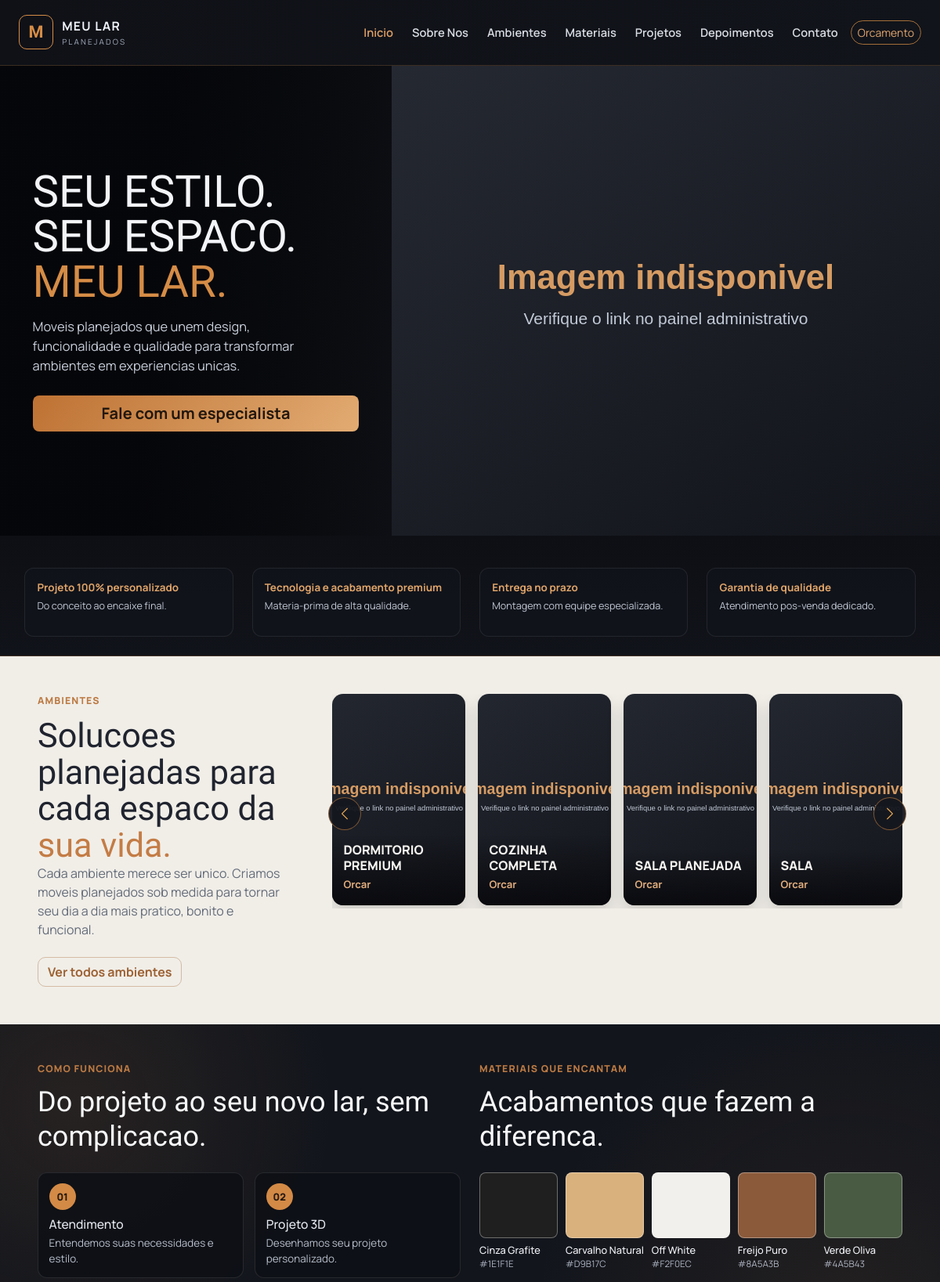
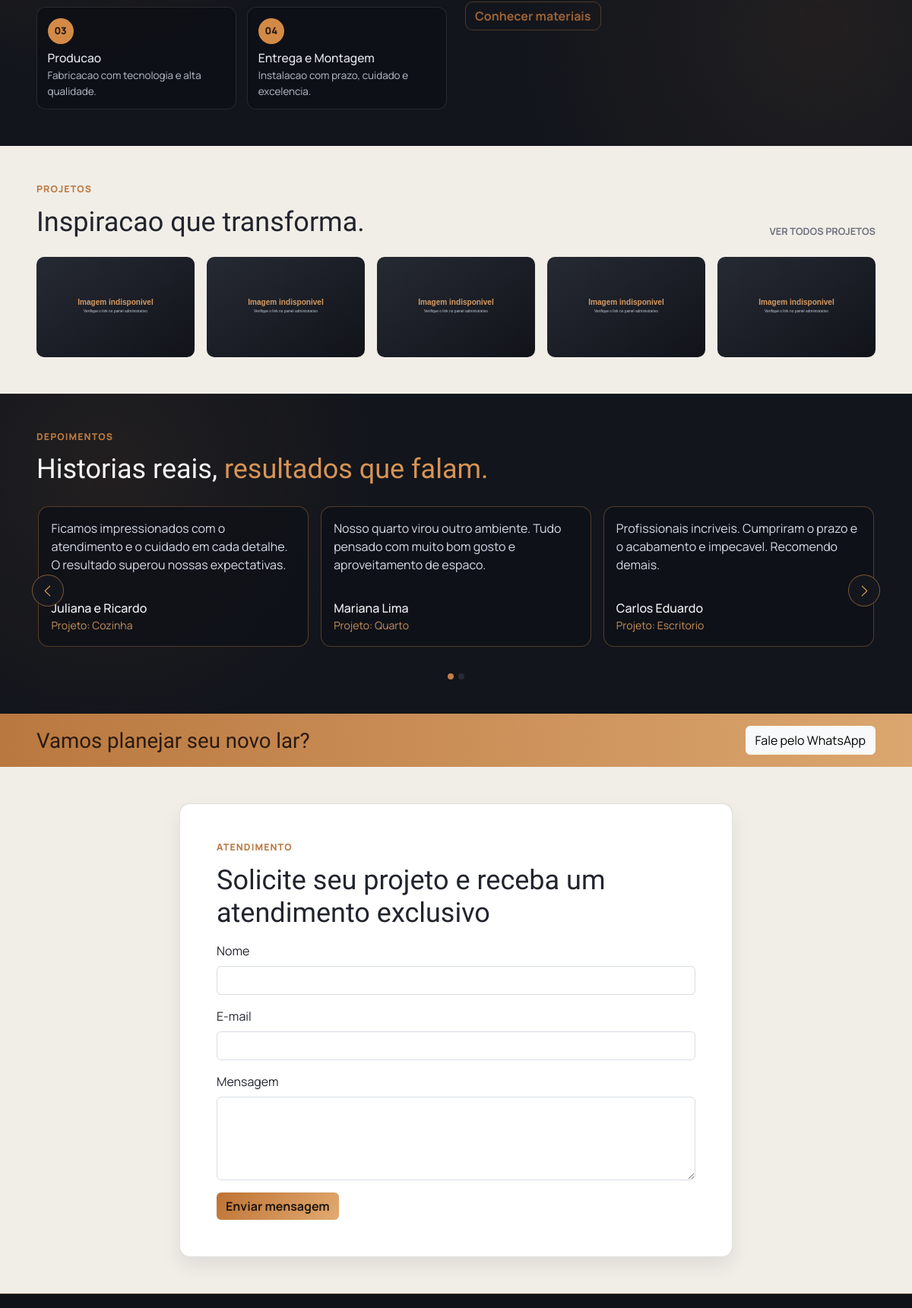
The page / (upper part) on the database its author committed (2 pictures, top to bottom).
### tables this page shows
CREATE TABLE itens (
        id INTEGER PRIMARY KEY AUTOINCREMENT,
        nome TEXT NOT NULL,
        descricao TEXT NOT NULL,
        preco REAL NOT NULL,
        imagem TEXT NOT NULL,
        created_at TEXT DEFAULT CURRENT_TIMESTAMP
    );

### includes/storefront_data.php (called while the page is built, shortened)
<?php
function loadStorefrontData(PDO $pdo): array
{
    $countStmt = $pdo->prepare('SELECT COUNT(*) AS total FROM itens');
    $countStmt->execute();
    $total = (int) ($countStmt->fetch()['total'] ?? 0);
    $itensStmt = $pdo->prepare('SELECT id, nome, descricao, preco, imagem FROM itens ORDER BY id DESC');
    $itensStmt->execute();
    $itens = $itensStmt->fetchAll();
    $fallbackGallery = [
        ['id' => 0, 'nome' => 'Sala', 'descricao' => 'Ambiente social com marcenaria sob medida.', 'preco' => 12990.00, 'imagem' => 'https://images.unsplash.com/photo-1616486029423-aaa4789e8c9a?auto=format&fit=crop&w=900&q=80'],
        ['id' => 0, 'nome' => 'Quarto', 'descricao' => 'Dormitorio com painel e guarda-roupa planejado.', 'preco' => 14990.00, 'imagem' => 'https://images.unsplash.com/photo-1616594039964-3cbe6f4f9cf8?auto=format&fit=crop&w=900&q=80'],
        ['id' => 0, 'nome' => 'Cozinha', 'descricao' => 'Cozinha integrada com acabamento premium.', 'preco' => 25900.00, 'imagem' => 'https://images.unsplash.com/photo-1556911220-bff31c812dba?auto=format&fit=crop&w=900&q=80'],
        ['id' => 0, 'nome' => 'Escritorio', 'descricao' => 'Home office com nichos funcionais.', 'preco' => 9990.00, 'imagem' => 'https://images.unsplash.com/photo-1615874959474-d609969a20ed?auto=format&fit=crop&w=900&q=80'],
        ['id' => 0, 'nome' => 'Closet', 'descricao' => 'Closet de alto aproveitamento com portas espelhadas.', 'preco' => 16990.00, 'imagem' => 'https://images.unsplash.com/photo-1616486701534-5f5f4f12f3f6?auto=format&fit=crop&w=900&q=80'],
        ['id' => 0, 'nome' => 'Lavanderia', 'descricao' => 'Lavanderia compacta com organizacao inteligente.', 'preco' => 7890.00, 'imagem' => 'https://images.unsplash.com/photo-1582738412124-ea6f0d3221be?auto=format&fit=crop&w=900&q=80'],
    ];
    $catalog = $itens;
    foreach ($fallbackGallery as $fallback) {
        if (count($catalog) >= 8) {
            break;
        }
        $catalog[] = $fallback;
    }
    $ambientes = array_slice($catalog, 0, 8);
    $ambienteSlides = array_chunk($ambientes, 4);
    $projetos = array_slice($catalog, 0, 5);
    $materiaisPreview = [
        ['nome' => 'Cinza Grafite', 'hex' => '#1E1F1E'],
        ['nome' => 'Carvalho Natural', 'hex' => '#D9B17C'],
        ['nome' => 'Off White', 'hex' => '#F2F0EC'],
        ['nome' => 'Freijo Puro', 'hex' => '#8A5A3B'],
        ['nome' => 'Verde Oliva', 'hex' => '#4A5B43'],
    ];
    return [
        'itens' => $itens,
        'ambientes' => $ambientes,
        'ambienteSlides' => $ambienteSlides,
        'projetos' => $projetos,
        'materiaisPreview' => $materiaisPreview,
    ];
}

### index.php (the view, shortened to what this page needs)
<?php
$pdo = require __DIR__ . '/db.php';
require __DIR__ . '/includes/storefront_data.php';
$data = loadStorefrontData($pdo);
$ambienteSlides = $data['ambienteSlides'];
$projetos = $data['projetos'];
$materiais = $data['materiaisPreview'];
$testimonials = [
    ['texto' => 'Ficamos impressionados com o atendimento e o cuidado em cada detalhe. O resultado superou nossas expectativas.', 'autor' => 'Juliana e Ricardo', 'projeto' => 'Projeto: Cozinha'],
    ['texto' => 'Nosso quarto virou outro ambiente. Tudo pensado com muito bom gosto e aproveitamento de espaco.', 'autor' => 'Mariana Lima', 'projeto' => 'Projeto: Quarto'],
    ['texto' => 'Profissionais incriveis. Cumpriram o prazo e o acabamento e impecavel. Recomendo demais.', 'autor' => 'Carlos Eduardo', 'projeto' => 'Projeto: Escritorio'],
    ['texto' => 'O acompanhamento do inicio ao fim foi excelente. Recebemos orientacoes claras e um resultado impecavel.', 'autor' => 'Renata Souza', 'projeto' => 'Projeto: Home Office'],
    ['texto' => 'A marcenaria ficou linda e muito funcional. Cada centimetro do apartamento foi bem aproveitado.', 'autor' => 'Thiago e Paula', 'projeto' => 'Projeto: Sala Integrada'],
    ['texto' => 'Qualidade acima da media e equipe extremamente pontual. Fariamos tudo novamente com eles.', 'autor' => 'Fernanda Costa', 'projeto' => 'Projeto: Lavanderia'],
];
$successMessage = '';
$old = [
    'nome' => '',
    'email' => '',
    'mensagem' => '',
];
include __DIR__ . '/includes/header.php';
?>
<main>
    <section id="sobre" class="hero-premium container-fluid px-0">
        <div class="hero-stage row g-0 align-items-stretch">
            <div class="col-12 col-lg-5">
                <div class="hero-left">
                    <h1>SEU ESTILO.<br>SEU ESPACO.<br><span>MEU LAR.</span></h1>
                    <p>Moveis planejados que unem design, funcionalidade e qualidade para transformar ambientes em experiencias unicas.</p>
                    <a class="btn btn-brand btn-lg" href="#contato">Fale com um especialista</a>
                </div>
            </div>
            <div class="col-12 col-lg-7">
                <figure class="hero-right m-0">
                    <img src="https://images.unsplash.com/photo-1600607687939-ce8a6c25118c?auto=format&fit=crop&w=1800&q=80" class="img-fluid w-100" alt="Cozinha planejada em showroom premium com iluminacao aconchegante">
                </figure>
            </div>
        </div>
        <div class="hero-features row g-3 g-xl-4 mx-0">
            <div class="col-6 col-xl-3"><article><strong>Projeto 100% personalizado</strong><p>Do conceito ao encaixe final.</p></article></div>
            <div class="col-6 col-xl-3"><article><strong>Tecnologia e acabamento premium</strong><p>Materia-prima de alta qualidade.</p></article></div>
            <div class="col-6 col-xl-3"><article><strong>Entrega no prazo</strong><p>Montagem com equipe especializada.</p></article></div>
            <div class="col-6 col-xl-3"><article><strong>Garantia de qualidade</strong><p>Atendimento pos-venda dedicado.</p></article></div>
        </div>
    </section>
    <section id="ambientes" class="ambientes-section container-fluid px-3 px-lg-5 py-5">
        <div class="row g-4 align-items-start">
            <div class="col-12 col-lg-4">
                <p class="kicker">Ambientes</p>
                <h2 class="section-title">Solucoes planejadas para cada espaco da <span> sua vida.</span></h2>
                <p class="ambientes-copy">Cada ambiente merece ser unico. Criamos moveis planejados sob medida para tornar seu dia a dia mais pratico, bonito e funcional.</p>
                <a href="ambientes.php" class="btn btn-outline-amber">Ver todos ambientes</a>
            </div>
            <div class="col-12 col-lg-8">
                <div id="ambientesCarousel" class="carousel slide ambientes-carousel" data-bs-ride="carousel" data-bs-interval="5000">
                    <div class="carousel-inner">
                        <?php foreach ($ambienteSlides as $slideIndex => $slide): ?>
                            <div class="carousel-item <?= $slideIndex === 0 ? 'active' : '' ?>">
                                <div class="row g-3">
                                    <?php foreach ($slide as $item): ?>
                                        <div class="col-12 col-sm-6 col-xl-3">
                                            <article class="ambient-card">
                                                <img src="<?= htmlspecialchars($item['imagem']) ?>" alt="Ambiente planejado <?= htmlspecialchars($item['nome']) ?>">
                                                <div class="ambient-overlay">
                                                    <h3><?= htmlspecialchars($item['nome']) ?></h3>
                                                    <a href="contato.php">Orcar</a>
                                                </div>
                                            </article>
                                        </div>
                                    <?php endforeach; ?>
                                </div>
                            </div>
                        <?php endforeach; ?>
                    </div>
                    <button class="carousel-control-prev" type="button" data-bs-target="#ambientesCarousel" data-bs-slide="prev" aria-label="Slide anterior">
                        <span class="carousel-control-prev-icon" aria-hidden="true"></span>
                    </button>
                    <button class="carousel-control-next" type="button" data-bs-target="#ambientesCarousel" data-bs-slide="next" aria-label="Proximo slide">
                        <span class="carousel-control-next-icon" aria-hidden="true"></span>
                    </button>
                </div>
            </div>
        </div>
    </section>
    <section id="materiais" class="workflow-materials container-fluid px-3 px-lg-5 py-4 py-lg-5">
        <div class="row g-4">
            <div class="col-12 col-lg-6">
                <p class="kicker">Como funciona</p>
                <h2 class="section-title text-light">Do projeto ao seu novo lar, sem complicacao.</h2>
                <div class="steps-grid mt-4">
                    <article><span>01</span><h3>Atendimento</h3><p>Entendemos suas necessidades e estilo.</p></article>
                    <article><span>02</span><h3>Projeto 3D</h3><p>Desenhamos seu projeto personalizado.</p></article>
                    <article><span>03</span><h3>Producao</h3><p>Fabricacao com tecnologia e alta qualidade.</p></article>
                    <article><span>04</span><h3>Entrega e Montagem</h3><p>Instalacao com prazo, cuidado e excelencia.</p></article>
                </div>
            </div>
            <div class="col-12 col-lg-6">
                <p class="kicker">Materiais que encantam</p>
                <h2 class="section-title text-light">Acabamentos que fazem a diferenca.</h2>
                <div class="swatches mt-4">
                    <?php foreach ($materiais as $material): ?>
                        <article>
                            <div style="background-color: <?= htmlspecialchars($material['hex']) ?>;" aria-hidden="true"></div>
                            <h3><?= htmlspecialchars($material['nome']) ?></h3>
                            <p><?= htmlspecialchars($material['hex']) ?></p>
                        </article>
                    <?php endforeach; ?>
                </div>
                <a href="materiais.php" class="btn btn-outline-amber mt-3">Conhecer materiais</a>
            </div>
        </div>
    </section>
    <section id="projetos" class="projects-section container-fluid px-3 px-lg-5 py-5">
        <div class="d-flex justify-content-between align-items-end flex-wrap gap-3 mb-4">
            <div>
                <p class="kicker">Projetos</p>
                <h2 class="section-title">Inspiracao que transforma.</h2>
            </div>
            <a href="projetos.php" class="projects-link">Ver todos projetos</a>
        </div>
        <div class="row g-3">
            <?php foreach ($projetos as $projeto): ?>
                <div class="col-6 col-md-4 col-xl">
                    <article class="project-thumb">
                        <img src="<?= htmlspecialchars($projeto['imagem']) ?>" alt="Projeto de movel planejado <?= htmlspecialchars($projeto['nome']) ?>">
                    </article>
                </div>
            <?php endforeach; ?>
        </div>
    </section>
    <section id="depoimentos" class="testimonials-section container-fluid px-3 px-lg-5 py-5">
        <div class="d-flex justify-content-between align-items-end flex-wrap gap-3 mb-4">
            <div>
                <p class="kicker">Depoimentos</p>
                <h2 class="section-title text-light">Historias reais, <span>resultados que falam.</span></h2>
            </div>
        </div>
        <div id="testimonialsHomeCarousel" class="carousel slide testimonials-carousel" data-bs-ride="carousel" data-bs-interval="5200">
            <div class="carousel-indicators">
                <?php foreach (array_chunk($testimonials, 3) as $slideIndex => $slide): ?>
                    <button type="button" data-bs-target="#testimonialsHomeCarousel" data-bs-slide-to="<?= $slideIndex ?>" class="<?= $slideIndex === 0 ? 'active' : '' ?>" <?= $slideIndex === 0 ? 'aria-current="true"' : '' ?> aria-label="Depoimento <?= $slideIndex + 1 ?>"></button>
                <?php endforeach; ?>
            </div>
            <div class="carousel-inner">
                <?php foreach (array_chunk($testimonials, 3) as $slideIndex => $slide): ?>
                    <div class="carousel-item <?= $slideIndex === 0 ? 'active' : '' ?>">
                        <div class="row g-3">
                            <?php foreach ($slide as $item): ?>
                                <div class="col-12 col-md-6 col-lg-4">
                                    <article class="testimonial-card">
                                        <p><?= htmlspecialchars($item['texto']) ?></p>
                                        <h3><?= htmlspecialchars($item['autor']) ?></h3>
                                        <small><?= htmlspecialchars($item['projeto']) ?></small>
                                    </article>
                                </div>
                            <?php endforeach; ?>
                        </div>
                    </div>
                <?php endforeach; ?>
            </div>
            <button class="carousel-control-prev" type="button" data-bs-target="#testimonialsHomeCarousel" data-bs-slide="prev" aria-label="Depoimento anterior">
                <span class="carousel-control-prev-icon" aria-hidden="true"></span>
            </button>
            <button class="carousel-control-next" type="button" data-bs-target="#testimonialsHomeCarousel" data-bs-slide="next" aria-label="Proximo depoimento">
                <span class="carousel-control-next-icon" aria-hidden="true"></span>
            </button>
        </div>
    </section>
    <section class="cta-strip container-fluid px-3 px-lg-5 py-3">
        <div class="d-flex flex-column flex-lg-row justify-content-between align-items-lg-center gap-3">
            <h2>Vamos planejar seu novo lar?</h2>
            <a target="_blank" rel="noopener noreferrer" class="btn btn-light" href="https://wa.me/5500000000000?text=<?= htmlspecialchars(rawurlencode('Ola! Quero montar meu projeto planejado.')) ?>">Fale pelo WhatsApp</a>
        </div>
    </section>
    <section id="contato" class="contact-section container-fluid px-3 px-lg-5 py-5">
        <div class="row justify-content-center">
            <div class="col-12 col-lg-8">
                <div class="panel p-4 p-lg-5" <?= $successMessage !== '' ? 'data-contact-success="true"' : '' ?>>
                    <p class="kicker">Atendimento</p>
                    <h2 class="section-title mb-3">Solicite seu projeto e receba um atendimento exclusivo</h2>
                    <form id="contact-form" method="post" action="index.php" novalidate>
                        <div class="mb-3">
                            <label for="nome" class="form-label">Nome</label>
                            <input type="text" id="nome" name="nome" class="form-control" value="<?= htmlspecialchars($old['nome']) ?>" required>
                        </div>
                        <div class="mb-3">
                            <label for="email" class="form-label">E-mail</label>
                            <input type="email" id="email" name="email" class="form-control" value="<?= htmlspecialchars($old['email']) ?>" required>
                        </div>
                        <div class="mb-3">
                            <label for="mensagem" class="form-label">Mensagem</label>
                            <textarea id="mensagem" name="mensagem" rows="4" class="form-control" required><?= htmlspecialchars($old['mensagem']) ?></textarea>
                        </div>
                        <button type="submit" class="btn btn-brand">Enviar mensagem</button>
                    </form>
                </div>
            </div>
        </div>
    </section>
</main>
<?php include __DIR__ . '/includes/footer.php';

### rows shown on the page
itens: nome "DORMITORIO PREMIUM"
itens: nome "COZINHA COMPLETA"
itens: nome "SALA PLANEJADA"

### other values the page prints
$item['nome'] "SALA"
$material['nome'] "Cinza Grafite"
$material['hex'] "#1E1F1E"
$material['nome'] "Carvalho Natural"
$material['hex'] "#D9B17C"
$material['nome'] "Off White"
$material['hex'] "#F2F0EC"
$material['nome'] "Freijo Puro"
$material['hex'] "#8A5A3B"
$material['nome'] "Verde Oliva"
$material['hex'] "#4A5B43"
$item['texto'] "Ficamos impressionados com o atendimento e o cuidado em cada detalhe. O resultado superou nossas expectativas."
$item['autor'] "Juliana e Ricardo"
$item['projeto'] "Projeto: Cozinha"
$item['texto'] "Nosso quarto virou outro ambiente. Tudo pensado com muito bom gosto e aproveitamento de espaco."
